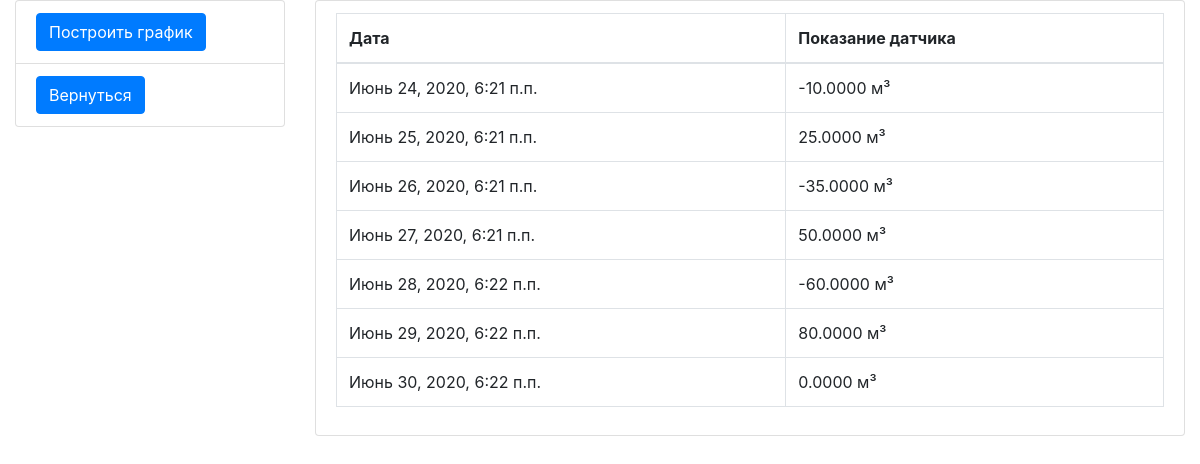
The page /timech/1 on the database its author committed.
### grr/models.py (models this page shows, shortened)
class values_sens(models.Model):
    tem = models.DecimalField(max_digits=11, decimal_places=4)
    dat = models.DateTimeField()
    sensfk = models.ForeignKey(sens, models.PROTECT)

class param(models.Model):
    unit = models.CharField(max_length = 50)

### grr/views.py (the view)
# urls.py: path('timech/<sensid>', views.timech, name = 'timech'),
def timech(request, sensid):
    senstype = sens.objects.all()
    senstype = senstype.filter(id = sensid)
    senstype = senstype[0].paramfk.unit
    values_list = values_sens.objects.all()
    values_list = values_list.filter(sensfk = sensid)
    form = Form()
    context =  {'form' : form, 'sensid' : sensid, 'values_list' : values_list, 'senstype' : senstype}
    return render(request, 'grr/timech.html', context)

### grr/templates/grr/timech.html (shortened to what this page needs)
<!doctype  html>
<html  lang="ru">
	<head>
		<link rel="stylesheet" href="https://maxcdn.bootstrapcdn.com/bootstrap/4.1.0/css/bootstrap.min.css">
	</head>
	<body>
	  <div  class="container-fluid">
			<div class="row">
				<div class="col-3">
					<li class="list-group-item">
						<form method="POST" action="{% url 'grath' sensid %}">
							<button class="btn btn-primary" type="submit">Построить график</button>
						</form>
					</li>
					<li class="list-group-item">
						<form action="{% url 'lk' %}">
							<button class="btn btn-primary" type="submit">Вернуться</button>
						</form>
					</li>
				</div>
				<div class="col-9">
					<li class="list-group-item">
						<table class="table table-bordered">
							<thead>
								<th>Дата</th>
								<th>Показание датчика</th>
							</thead>
							<tbody>
								{% for value in values_list%}
								<tr>
									<td>{{value.dat}}</td>
									<td>{{value.tem}} {{senstype}}</td>
								</tr>
								{% endfor %}
							</tbody>
						</table>
					</li>
				</div>
	  </div>
	</div>
	</body>
</html>

### rows shown on the page
values_sens: dat "Июнь 24, 2020, 6:21 п.п.", tem "-10.0000"
param: unit "м³"
values_sens: dat "Июнь 25, 2020, 6:21 п.п.", tem "25.0000"
values_sens: dat "Июнь 26, 2020, 6:21 п.п.", tem "-35.0000"
values_sens: dat "Июнь 27, 2020, 6:21 п.п.", tem "50.0000"
values_sens: dat "Июнь 28, 2020, 6:22 п.п.", tem "-60.0000"
values_sens: dat "Июнь 29, 2020, 6:22 п.п.", tem "80.0000"
values_sens: dat "Июнь 30, 2020, 6:22 п.п.", tem "0.0000"
